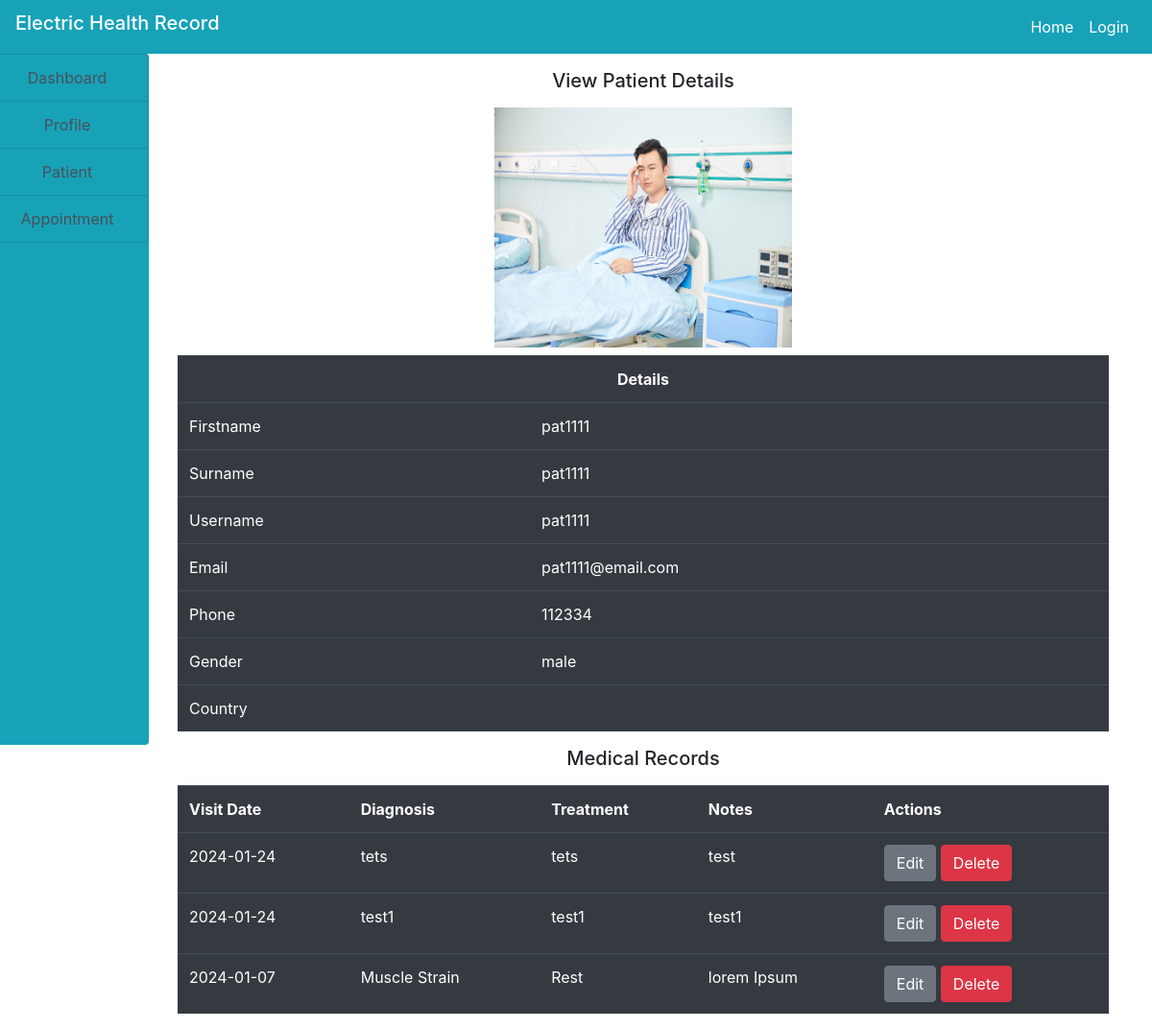
Page /doctor/view.php?patient_id=3 on the committed database.
### tables this page shows
CREATE TABLE `patient` (
  `patient_id` int(11) NOT NULL,
  `firstname` varchar(50) DEFAULT NULL,
  `surname` varchar(50) DEFAULT NULL,
  `password` varchar(50) DEFAULT NULL,
  `date_of_birth` date DEFAULT NULL,
  `gender` enum('male','female','other') DEFAULT NULL,
  `phone` varchar(15) DEFAULT NULL,
  `email` varchar(100) DEFAULT NULL,
  `address` text,
  `country` varchar(30) DEFAULT NULL,
  `profile` varchar(50) DEFAULT NULL,
  `username` varchar(50) DEFAULT NULL,
  `date_reg` varchar(15) DEFAULT NULL
);

CREATE TABLE `medical_records` (
  `record_id` int(11) NOT NULL,
  `patient_id` int(11) DEFAULT NULL,
  `visit_date` date DEFAULT NULL,
  `notes` text,
  `diagnosis` text,
  `treatment` text
);

### doctor/view.php (the view, shortened to what this page needs)
<?php
include("../include/header.php");
include("../include/connection.php");
?>
<!DOCTYPE html>
<html>
<head>
</head>
<body>
    <div class="col-fluid">
        <div class="col-md-12">
            <div class="row">
                <div class="col-md-2" style="margin-left: -30px">
                    <?php include("sidenav.php"); ?>
                </div>
                <div class="col-md-10">
                    <h5 class="text-center my-3">View Patient Details</h5>
                    <?php
                    if (isset($_GET['patient_id']) && !empty($_GET['patient_id'])) {
                        $patient_id = $_GET['patient_id'];
                        $patientQuery = "SELECT * FROM patient WHERE patient_id = '$patient_id'";
                        $patientRes = mysqli_query($con, $patientQuery);
                        if ($patientRes && mysqli_num_rows($patientRes) > 0) {
                            $patientRow = mysqli_fetch_array($patientRes);
                            echo "<img src='../patient/img/patient.jpg" . $patientRow['profile'] . "' alt='Patient Profile' class='col-md-12 my-2' height='250px' style='width:35%; display: block; margin-left: auto; margin-right: auto;'>";
                            echo "<table class='table table-hover table-dark'>";
                            echo "<tr><th class='text-center' colspan='2'>Details</th></tr>";
                            echo "<tr><td>Firstname</td><td>" . $patientRow['firstname'] . "</td></tr>";
                            echo "<tr><td>Surname</td><td>" . $patientRow['surname'] . "</td></tr>";
                            echo "<tr><td>Username</td><td>" . $patientRow['username'] . "</td></tr>";
                            echo "<tr><td>Email</td><td>" . $patientRow['email'] . "</td></tr>";
                            echo "<tr><td>Phone</td><td>" . $patientRow['phone'] . "</td></tr>";
                            echo "<tr><td>Gender</td><td>" . $patientRow['gender'] . "</td></tr>";
                            echo "<tr><td>Country</td><td>" . $patientRow['country'] . "</td></tr>";
                            echo "</table>";
                            $recordsQuery = "SELECT * FROM medical_records WHERE patient_id='$patient_id' ORDER BY visit_date DESC";
                            $recordsRes = mysqli_query($con, $recordsQuery);
                            if ($recordsRes && mysqli_num_rows($recordsRes) > 0) {
                                echo "<h5 class='text-center my-3'>Medical Records</h5>";
                                echo "<table class='table table-hover table-dark'>";
                                echo "<tr><th>Visit Date</th><th>Diagnosis</th><th>Treatment</th><th>Notes</th><th>Actions</th></tr>";
                                while ($recordRow = mysqli_fetch_array($recordsRes)) {
                                    echo "<tr>";
                                    echo "<td>" . htmlspecialchars($recordRow['visit_date']?? 'N/A') . "</td>";
                                    echo "<td>" . htmlspecialchars($recordRow['diagnosis']) . "</td>";
                                    echo "<td>" . htmlspecialchars($recordRow['treatment']) . "</td>";
                                    echo "<td>" . htmlspecialchars($recordRow['notes']) . "</td>";
                                    echo "<td>";
                                    echo "<a href='edit_record.php?record_id=" . $recordRow['record_id'] . "' class='btn btn-secondary'>Edit</a> ";
                                    echo "<a href='delete_record.php?record_id=" . $recordRow['record_id'] . "' class='btn btn-danger' onclick='return confirm(\"Are you sure you want to delete this record?\");'>Delete</a>";
                                    echo "</td>";
                                    echo "</tr>";
                                }
                                echo "</table>";
                            } else {
                                echo "<p>No medical records found for this patient.</p>";
                            }
                        } else {
                            echo "<p>No patient details to display or patient not found.</p>";
                        }
                    } else {
                        echo "<p>No patient ID provided.</p>";
                    }
                    ?>
                </div>
            </div>
        </div>
    </div>
</body>
</html>

### include/header.php (shortened to what this page needs)
<!DOCTYPE html>
<html lang="en">
<head>
    <link rel="stylesheet" type="text/css" href="https://stackpath.bootstrapcdn.com/bootstrap/4.5.2/css/bootstrap.min.css">
    <link rel="stylesheet" href="https://cdnjs.cloudflare.com/ajax/libs/font-awesome/5.15.3/css/all.min.css" />
</head>
<body>
    <nav class="navbar navbar-expand-lg navbar-info bg-info">
        <h5 class="text-white">Electric Health Record</h5>
        <ul class="navbar-nav">
            <?php
            if (isset($_SESSION['admin']) || isset($_SESSION['doctor']) || isset($_SESSION['patient'])) {
                $user = isset($_SESSION['admin']) ? $_SESSION['admin'] : (isset($_SESSION['doctor']) ? $_SESSION['doctor'] : $_SESSION['patient']);
                echo '
                    <li class="nav-item"><a href="#" class="nav-link text-white">'.$user.'</a></li>
                    <li class="nav-item"><a href="logout.php" class="nav-link text-white">Logout</a></li>
                ';
            } else {
                echo '
                    <li class="nav-item"><a href="index.php" class="nav-link text-white">Home</a></li>
                    <li class="nav-item"><a href="common_login.php" class="nav-link text-white">Login</a></li>
                ';
            }
            ?>
        </ul>
    </nav>
</body>
</html>

### doctor/sidenav.php (shortened to what this page needs)
<!DOCTYPE html>
<html lang="en">
<head>
</head>
<body>
<div class="list-group bg-info" style="height: 90vh">
    <a href="index.php" class="list-group-item list-group-item-action bg-info text-center">Dashboard</a>
    <a href="profile.php" class="list-group-item list-group-item-action bg-info text-center">Profile</a>
    <a href="patient.php" class="list-group-item list-group-item-action bg-info text-center">Patient</a>
    <a href="appointment.php" class="list-group-item list-group-item-action bg-info text-center">Appointment</a>
</div>
</body>
</html>

### rows in the picture
patient: firstname "pat1111", surname "pat1111", username "pat1111", email "pat1111@email.com", phone "112334", gender "male"
medical_records: visit_date "2024-01-24", diagnosis "tets", treatment "tets", notes "test"
medical_records: visit_date "2024-01-24", diagnosis "test1", treatment "test1", notes "test1"
medical_records: visit_date "2024-01-07", diagnosis "Muscle Strain", treatment "Rest", notes "lorem Ipsum"
